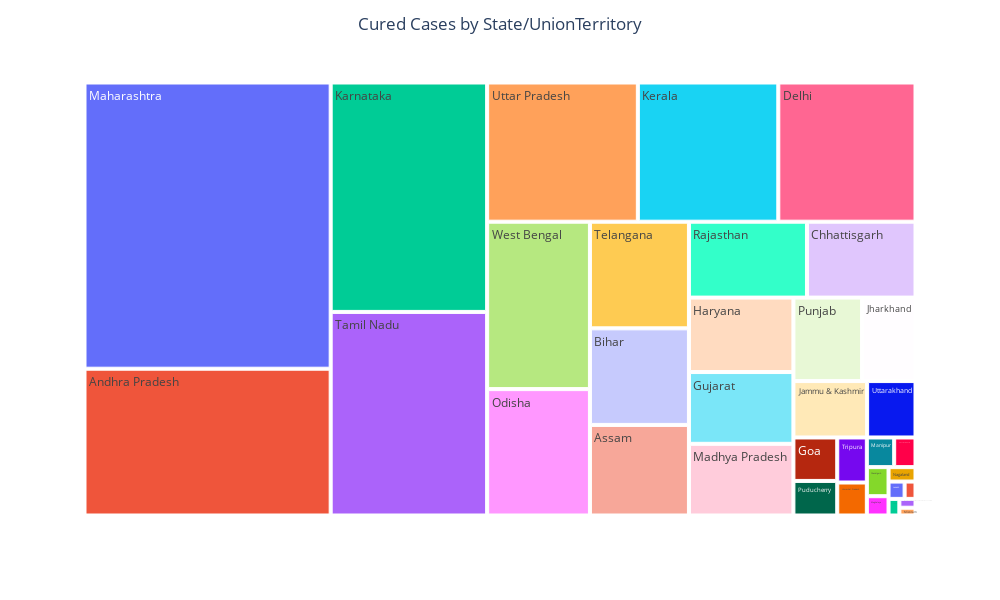

This figure's notebook cell:
### Markdown cell above
### Proportion of Cured Cases by State/UnionTerritory

### Code cell
# Create visualization
fig = px.treemap(last_update, path=['State/UnionTerritory'], values='Cured', height=600, width=1000)

fig.update_layout(
    title_text = 'Cured Cases by State/UnionTerritory',
    title_x = 0.5,
    geo=dict(
        showframe = False,
        showcoastlines = False,
    ))

fig.show()

### Figure 1 — Plotly figure (JSON) as saved in the notebook; plotly's stock layout.template omitted (floating-point values rounded to 4 significant figures)
{"data": [{"branchvalues": "total", "domain": {"x": [0, 1], "y": [0, 1]}, "hovertemplate": "labels=%{label}<br>Cured=%{value}<br>parent=%{parent}<br>id=%{id}<extra></extra>", "ids": ["Andaman and Nicobar Islands", "Andhra Pradesh", "Arunachal Pradesh", "Assam", "Bihar", "Chandigarh", "Chhattisgarh", "Dadra and Nagar Haveli and Daman and Diu", "Delhi", "Goa", "Gujarat", "Haryana", "Himachal Pradesh", "Jammu & Kashmir", "Jharkhand", "Karnataka", "Kerala", "Ladakh", "Madhya Pradesh", "Maharashtra", "Manipur", "Meghalaya", "Mizoram", "Nagaland", "Odisha", "Puducherry", "Punjab", "Rajasthan", "Sikkim", "Tamil Nadu", "Telangana", "Tripura", "Uttar Pradesh", "Uttarakhand", "West Bengal"], "labels": ["Andaman and Nicobar Islands", "Andhra Pradesh", "Arunachal Pradesh", "Assam", "Bihar", "Chandigarh", "Chhattisgarh", "Dadra and Nagar Haveli and Daman and Diu", "Delhi", "Goa", "Gujarat", "Haryana", "Himachal Pradesh", "Jammu & Kashmir", "Jharkhand", "Karnataka", "Kerala", "Ladakh", "Madhya Pradesh", "Maharashtra", "Manipur", "Meghalaya", "Mizoram", "Nagaland", "Odisha", "Puducherry", "Punjab", "Rajasthan", "Sikkim", "Tamil Nadu", "Telangana", "Tripura", "Uttar Pradesh", "Uttarakhand", "West Bengal"], "name": "", "parents": ["", "", "", "", "", "", "", "", "", "", "", "", "", "", "", "", "", "", "", "", "", "", "", "", "", "", "", "", "", "", "", "", "", "", ""], "type": "treemap", "values": [4330, 828484, 14500, 205639, 219263, 14468, 188869, 3267, 437801, 43656, 171932, 178298, 22392, 95342, 102188, 822953, 448207, 6385, 171691, 1615379, 18593, 9594, 2876, 8913, 297862, 34732, 131431, 205414, 4125, 730272, 242084, 30555, 480965, 62543, 394576]}], "layout": {"geo": {"showcoastlines": false, "showframe": false}, "height": 600, "legend": {"tracegroupgap": 0}, "margin": {"t": 60}, "title": {"text": "Cured Cases by State/UnionTerritory", "x": 0.5}, "width": 1000}}
